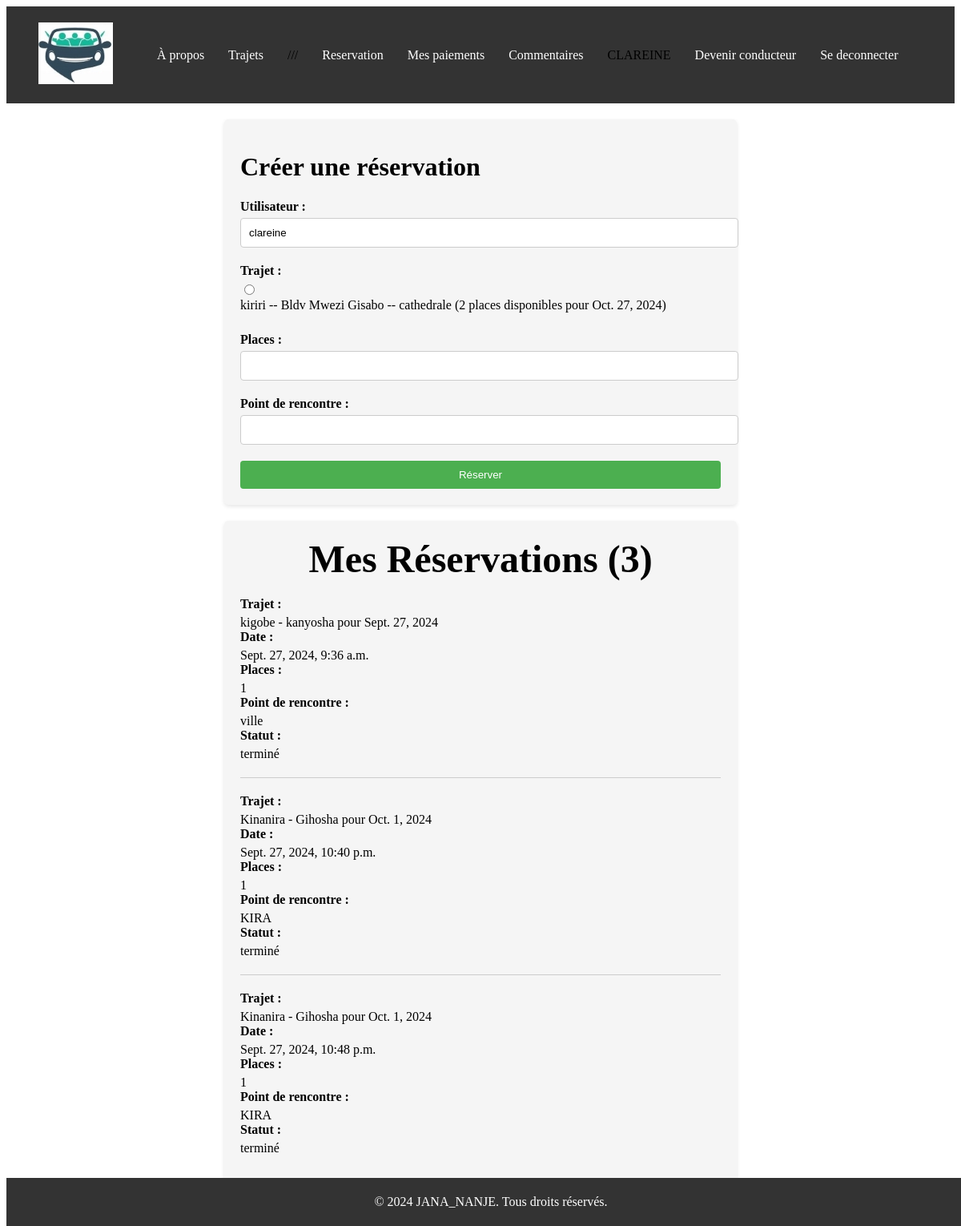
Screenshot of /reservation/ (signed in) with the database file from the repository.
### covoiturage/models.py (models this page shows, shortened)
class Trajet(models.Model):
    point_depart = models.CharField(max_length=255)
    passe_par = models.CharField(max_length=255, null=True)
    destination = models.CharField(max_length=255)
    heure_depart = models.TimeField(editable=True, null=True)
    places_disponibles = models.IntegerField()
    date = models.DateField(editable=True, null=True)
    user = models.ForeignKey(User, on_delete=models.CASCADE, null=True)
    vehicule = models.ForeignKey(Vehicule, on_delete=models.CASCADE, null=True)
    status = models.CharField(max_length=20, choices=[('En cours', 'En cours'), ('Terminé', 'Terminé'),('Annulé','Annulé')])
    telephone = models.PositiveBigIntegerField(null = True)

class Reservation(models.Model):
    STATUT_CHOICES = (
        ('Termine', 'Termine'),
        ('Confirme', 'Confirme'),
        ('Annule', 'Annule'),
        ('En attente', 'En attente'),
    )
    user = models.ForeignKey(User, on_delete=models.CASCADE, null=True)
    trajet = models.ForeignKey(Trajet, on_delete=models.CASCADE)
    timestamp = models.DateTimeField(auto_now_add=True, null=True)
    point_de_rencontre = models.CharField(max_length=255, null=True)
    places = models.PositiveBigIntegerField(null=True)
    confirmation_code = models.CharField(max_length=100, unique=True, null =True)
    avance = models.ImageField(upload_to='paiement/', null=True, blank=True)
    statut = models.CharField(max_length=10, choices=STATUT_CHOICES)

### Stage/views.py (the view)
# urls.py: path('reservation/', views.reservation, name='reservation'),
@login_required(login_url='/login/')
def reservation(request):
    now = timezone.now()
    reservations = Reservation.objects.filter(user=request.user)
    trajets = Trajet.objects.filter(date__gte=now.date(), places_disponibles__gt=0).exclude(user=request.user)
    trajets = trajets.exclude(date=now.date(),heure_depart__lt=now.time())
    selected_trajet = None
    for reservation in reservations:
        if (reservation.trajet.date < now.date()) or (reservation.trajet.date == now.date() and reservation.trajet.heure_depart < now.time()):
            reservation.statut = 'terminé'
            reservation.save()
    if request.method == 'POST':
        places = int(request.POST.get('places', 0))
        point_de_rencontre = request.POST.get('point_de_rencontre')
        trajet = Trajet.objects.get(id=request.POST.get('trajet'))
        if places > trajet.places_disponibles:
            messages.error(request, "Le nombre de places demandées dépasse les places disponibles.")
            return redirect('reserver')
        confirmation_code = generate_confirmation_code()
        reservation = Reservation(
            user=request.user,
            trajet=trajet,
            places=places,
            point_de_rencontre=point_de_rencontre,
            timestamp=now,
            statut='en attente',
            confirmation_code=confirmation_code,
        )
        reservation.save()
        trajet.places_disponibles -= places
        trajet.save()
        messages.success(request, f"Votre réservation de {places} place(s) a été effectuée avec succès. Copiez ce code de confirmation : {confirmation_code}")
        return redirect('reservation')
    else:
        trajet_id = request.GET.get('trajet')
        if trajet_id:
            try:
                selected_trajet = Trajet.objects.get(id=trajet_id)
            except Trajet.DoesNotExist:
                selected_trajet = None
    context = {
        'reservations': reservations,
        'trajets': trajets,
        'selected_trajet': selected_trajet,
    }
    return render(request, 'reserver.html', context)

### templates/reserver.html (shortened to what this page needs)
{% extends 'index.html' %}
{% load static %}
{% block section %}
<link rel="stylesheet" type="text/css" href="{% static 'reserver.css' %}">
<div class="reservation-form-container">
  <form class="reservation-form" method="POST" enctype="multipart/form-data" action="{% url 'reservation' %}">
    <h1>Créer une réservation</h1>
    <div class="form-group">
      <label for="username">Utilisateur :</label>
      <input id="username" name="username" type="text" value="{{ user.username }}" readonly>
    </div>
    <div class="form-group">
      <label for="trajet">Trajet :</label>
      {% for trajet in trajets %}
      <input id="{{ trajet.id }}" name="trajet" type="radio" value="{{ trajet.id }}" {% if selected_trajet and selected_trajet.id == trajet.id %} checked{% endif %} required>
      <label for="{{ trajet.id }}">{{ trajet.point_depart }} -- {{ trajet.passe_par }} -- {{ trajet.destination }} ({{ trajet.places_disponibles }} places disponibles pour {{ trajet.date }})</label>
      {% endfor %}
    </div>
    <div class="form-group">
      <label for="places">Places :</label>
      <input id="places" name="places" type="number" min="1" required>
    </div>
    <div class="form-group">
      <label for="point_de_rencontre">Point de rencontre :</label>
      <input id="point_de_rencontre" name="point_de_rencontre" type="text" required>
    </div>
    <button type="submit">Réserver</button>
  </form>
</div>
<div class="reserver-list">
  {% if reservations %}
  <h2>Mes Réservations ({{ reservations|length }})</h2>
  {% for reservation in reservations %}
  <article class="reservation-item">
      <div class="reservation-details">
          <h4>Trajet :</h4><p>{{ reservation.trajet.point_depart }} - {{ reservation.trajet.destination }} pour {{reservation.trajet.date}}</p>
          <h4>Date :</h4><p>{{ reservation.timestamp }}</p>
          <h4>Places :</h4><p>{{ reservation.places }}</p>
          <h4>Point de rencontre :</h4><p>{{ reservation.point_de_rencontre }}</p>
          <h4>Statut :</h4><p>{{ reservation.statut }}</p>
      </div>
  </article>
  {% endfor %}
  </div>
  {% else %}
  <p><strong>Vous n'avez pas de réservation pour le moment (longueur: {{ reservations|length }}).</strong></p>
  {% endif %}
{% endblock section %}

### templates/index.html (shortened to what this page needs)
{% load static %}
<!DOCTYPE html>
<html>
<head>
    <link rel="stylesheet" type="text/css" href="{% static 'styles.css' %}" >
</head>
<body>
    <div class="wrapper">
        <header>
            <div class="nav">
            <nav class="nav">
                    <div class="logo-container">
                    <img src="{% static 'monlogo.jpg' %}" class="logo" alt="Logo">
                    </div>
                <ul class="nav-links">
                    <li><a href="/">À propos</a></li>
                    <li><a href='/trajet'>Trajets</a></li>
                    {% if user.is_anonymous %}
                        <li><a href="/register">Creer un compte</a></li>
                        <li><a href="/login">Se connecter</a></li>
                     {% else %}
                        <li>///</li>
                        <li><a href="/reservation">Reservation</a></li>
                        <li><a href='/payer'>Mes paiements</a></li>
                        <li><a href='/comments'>Commentaires</a></li>
                        <li>{{ user.username | upper }}</li>
                        <li><a href="{% url 'verify' %}">Devenir conducteur</a></li>
                        <li><a href="/logout">Se deconnecter</a></li>
                    {% endif %}
                </ul>
            </nav>
            </div>
        </header>
       <div class="content-wrapper">
            {% block section %}{% endblock %}
        </div>
        <footer>
            <p>&copy; 2024 JANA_NANJE. Tous droits réservés.</p>
        </footer>
    </div>
</body>
</html>

### static/styles.css (style rules this page uses)
:root { --primary-color: #11f8ce; --secondary-color: #2980B9; --text-color: #333333; --background-color: #F2F2F2; }
.wrapper { display: flex; flex-direction: column; }
.nav { display: flex; align-items: center; background-color: #333333; padding: 10px 20px; }
.logo { max-width: 100px; height: auto; margin-bottom: 0; }
.nav-links { list-style: none; display: flex; margin-left: auto; }
.nav-links li { margin: 0 15px; }
.nav-links a { color: #fff; text-decoration: none; }
.content-wrapper { flex-grow: 1; padding: 20px; }
h2 { font-size: 3rem; margin-bottom: 5px; text-align: center; }
footer { background-color: #333; color: #fff; text-align: center; padding: 5px; position: fixed; bottom: 0; width: 100%; }

### static/reserver.css (style rules this page uses)
.reservation-form-container { max-width: 600px; margin: 0 auto; padding: 20px; background-color: #f5f5f5; border-radius: 5px; box-shadow: 0 2px 5px rgba(0, 0, 0, 0.1); }
.reservation-form { display: flex; flex-direction: column; }
.form-group { margin-bottom: 20px; }
.form-group label { display: block; font-weight: bold; margin-bottom: 5px; }
.form-group input[type="text"], .form-group input[type="number"], .form-group input[type="date"] { width: 100%; padding: 10px; border: 1px solid #ccc; border-radius: 4px; }
.form-group input[type="radio"] { margin-right: 5px; }
.form-group input[type="radio"] + label { font-weight: normal; }
button[type="submit"] { background-color: #4CAF50; color: white; padding: 10px 20px; border: none; border-radius: 4px; cursor: pointer; }
.reserver-list { max-width: 600px; margin: 20px auto; background-color: #f5f5f5; border-radius: 5px; box-shadow: 0 2px 5px rgba(0, 0, 0, 0.1); padding: 20px; }
.reserver-list h2 { margin-top: 0; margin-bottom: 20px; }
.reservation-item { border-bottom: 1px solid #ccc; padding-bottom: 20px; margin-bottom: 20px; }
.reservation-item:last-child { border-bottom: none; margin-bottom: 0; }
.reservation-details h4 { margin-top: 0; margin-bottom: 5px; }
.reservation-details p { margin: 0; }

### rows the page displays
Trajet: point_depart "kiriri", passe_par "Bldv Mwezi Gisabo", destination "cathedrale", places_disponibles "2", date "Oct. 27, 2024"
Reservation: trajet.point_depart "kigobe", trajet.destination "kanyosha", trajet "Sept. 27, 2024", timestamp "Sept. 27, 2024, 9:36 a.m.", places "1", point_de_rencontre "ville", statut "terminé"
Reservation: trajet.point_depart "Kinanira", trajet.destination "Gihosha", trajet "Oct. 1, 2024", timestamp "Sept. 27, 2024, 10:40 p.m.", places "1", point_de_rencontre "KIRA", statut "terminé"
Reservation: trajet.point_depart "Kinanira", trajet.destination "Gihosha", trajet "Oct. 1, 2024", timestamp "Sept. 27, 2024, 10:48 p.m.", places "1", point_de_rencontre "KIRA", statut "terminé"

### other values shown
{{ user.username | upper }} "CLAREINE"
{{ reservations|length }} "3"
